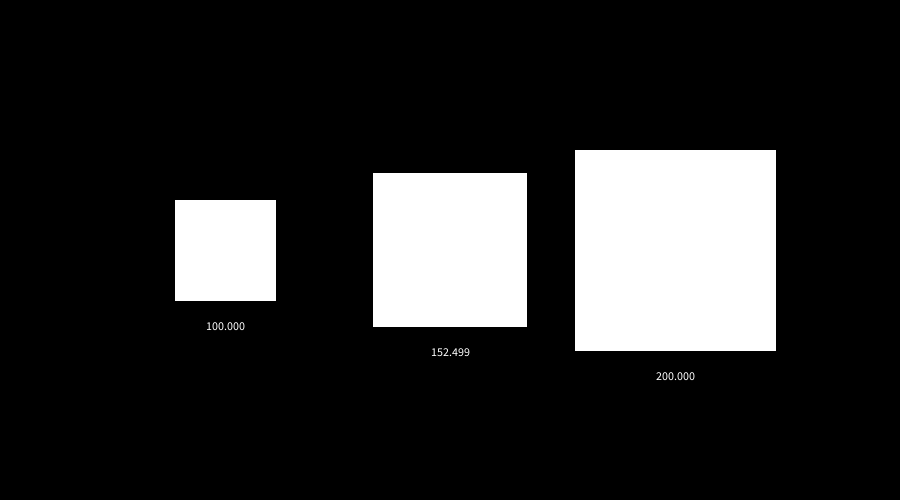
Frame 1 (no input)
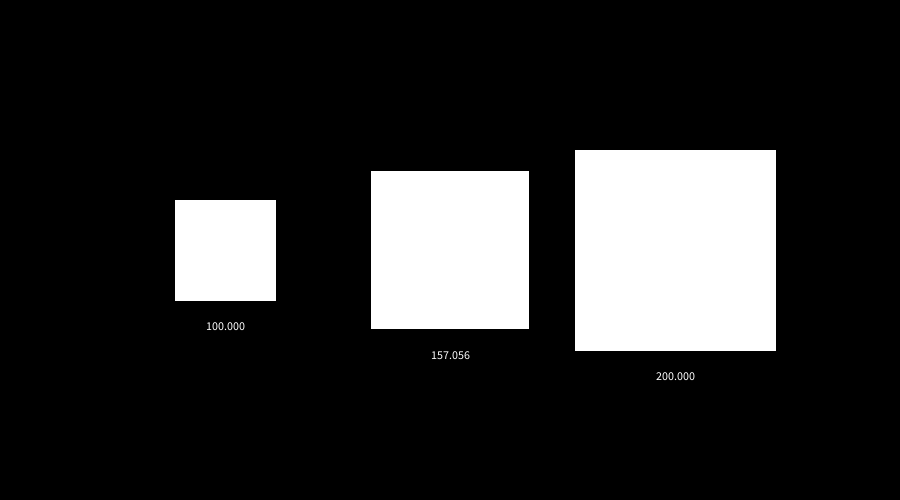
Frame 60 (the mouse pressed at the canvas centre just before this capture)
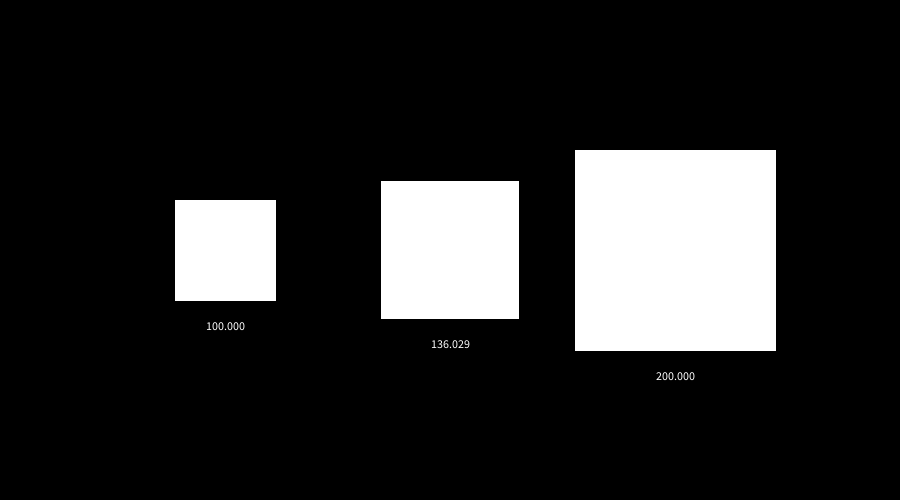
Frame 120 (the mouse held since frame 60 and released just before this capture)

The Processing sketch that drew these frames (run headless with seeded random() and noise(); from frame 60 on, the mouse is pressed at the canvas centre):

// Processing sketch: sketch_02_lerp_morphing
// ── sketch_02_lerp_morphing.pde
float size_a = 100;
float size_b = 200;
float size_c;



void setup(){
  size(900,500);
  stroke(255);
  fill(255);
  textAlign(CENTER);
  rectMode(CENTER);
}


void draw(){
  background(0);
 
  
  float percent = map(sin(frameCount*0.05),-1,1,0,1);  //0〜1の間で変化する変数を作る
  
  size_c = lerp(size_a,size_b,percent); // size_c は、size_aとsize_bをモーフィングする

  rect(width/2, height/2, size_c, size_c);
  
  rect(width/4, height/2, size_a, size_a);
  
  rect(width*3/4, height/2, size_b, size_b);
  
  text(size_c, width/2, height/2 + size_c/2 + 30);
  
  text(size_a, width/4, height/2 + size_a/2 +30);
  
  text(size_b, width*3/4, height/2 + size_b/2 + 30);
  
}
